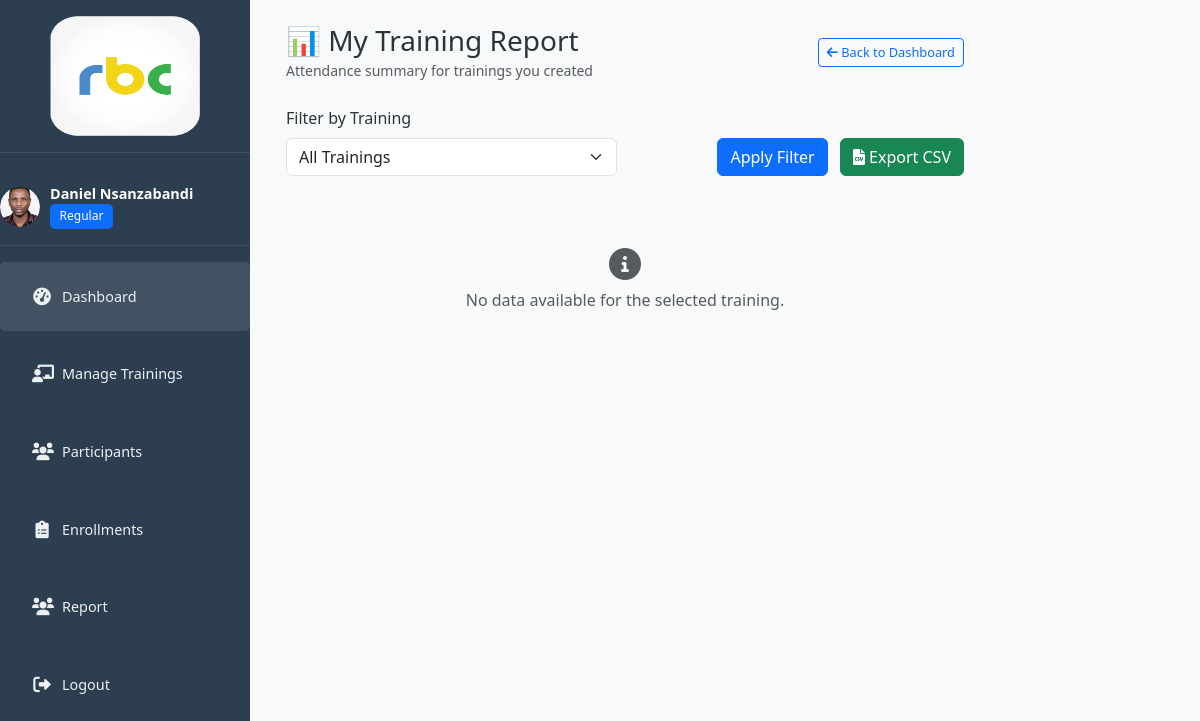
Page /reports/my-training/ (signed in) on the committed database.
### trainings/models.py (models this page shows, shortened)
class Staff(AbstractUser):
    ROLE_CHOICES = (
        ('admin', 'Admin'),
        ('regular', 'Regular'),
        ('supervisor', 'Supervisor'),
    )
    contact_number = models.CharField(max_length=20, blank=True)
    position = models.CharField(max_length=100, blank=True)
    department = models.ForeignKey(Department, on_delete=models.SET_NULL, null=True, blank=True)
    role = models.CharField(max_length=50, choices=ROLE_CHOICES, null=True, blank=True)
    profile_picture = models.ImageField(upload_to='profile_pics/', null=True, blank=True)
    active = models.BooleanField(default=False)

### trainings/views.py (the view, shortened to what this page needs)
# urls.py: path('reports/my-training/', views.my_training_report, name='my_training_report'),
@login_required
def my_training_report(request):
    staff = request.user
    if staff.role != 'regular':
        messages.error(request, "Only regular users can view their training report.")
        return redirect('dashboard')
    trainings = Training.objects.filter(created_by=staff)
    selected_training_id = request.GET.get('training')
    enrollments = Enrollment.objects.filter(training__in=trainings)
    if selected_training_id:
        enrollments = enrollments.filter(training_id=selected_training_id)
    return render(request, 'trainings/my_training_report.html', {
        'trainings': trainings,
        'enrollments': enrollments,
        'selected_training_id': selected_training_id,
        'staff': staff,
    })

### trainings/templates/trainings/my_training_report.html (shortened to what this page needs)
{% extends 'base.html' %}
{% block content %}
<div class="d-flex">
  {% include 'trainings/sidebar.html' %}
  <div class="main-content px-4 pt-4 w-100">
    <div class="row align-items-center mb-4">
      <div class="col-md-6">
        <h3 class="mb-0">📊 My Training Report</h3>
        <small class="text-muted">Attendance summary for trainings you created</small>
      </div>
      <div class="col-md-6 text-end">
        <a href="{% url 'dashboard' %}" class="btn btn-outline-primary btn-sm">
          <i class="fas fa-arrow-left"></i> Back to Dashboard
        </a>
      </div>
    </div>
    <form method="get" class="row g-3 mb-4 align-items-end">
      <div class="col-md-6">
        <label for="training" class="form-label">Filter by Training</label>
        <select name="training" id="training" class="form-select">
          <option value="">All Trainings</option>
        </select>
      </div>
      <div class="col-md-6 text-end">
        <button type="submit" class="btn btn-primary me-2">Apply Filter</button>
        <button type="submit" name="export" value="csv" class="btn btn-success">
          <i class="fas fa-file-csv"></i> Export CSV
        </button>
      </div>
    </form>
    {% if enrollments %}
      <div class="table-responsive">
        <table class="table table-bordered table-hover table-sm">
          <thead class="table-light">
            <tr>
              <th>#</th>
              <th>Participant</th>
              <th>Email</th>
              <th>Training</th>
              <th>Start Date</th>
              <th>End Date</th>
              <th>Attendance</th>
            </tr>
          </thead>
          <tbody>
            {% for e in enrollments %}
            <tr>
              <td>{{ forloop.counter }}</td>
              <td>{{ e.participant.full_name }}</td>
              <td>{{ e.participant.email }}</td>
              <td>{{ e.training.title }}</td>
              <td>{{ e.training.start_date }}</td>
              <td>{{ e.training.end_date }}</td>
              <td>
                <span class="badge
                  {% if e.attendance_status == 'attended' %}bg-success
                  {% elif e.attendance_status == 'absent' %}bg-danger
                  {% else %}bg-secondary{% endif %}">
                  {{ e.attendance_status|title }}
                </span>
              </td>
            </tr>
            {% endfor %}
          </tbody>
        </table>
      </div>
    {% else %}
      <div class="text-center py-5 text-muted">
        <i class="fas fa-info-circle fa-2x mb-2"></i>
        <p>No data available for the selected training.</p>
      </div>
    {% endif %}
  </div>
</div>
{% endblock %}

### trainings/templates/trainings/sidebar.html (shortened to what this page needs)
{% load static %}
<div class="sidebar">
  <div class="logo">
    <img src="{% static 'img/logo1.png' %}" alt="Logo" width="150" height="120">
  </div>
  <div class="user-info">
    <div class="avatar">
      {% if staff.profile_picture %}
        <img src="{{ staff.profile_picture.url }}" alt="User avatar" class="rounded-circle" width="50" height="50">
      {% else %}
        <img src="https://via.placeholder.com/50" alt="User avatar" class="rounded-circle" width="50" height="50">
      {% endif %}
    </div>
    <div class="user-details">
      <h5>{{ staff.get_full_name }}</h5>
      <span class="badge bg-primary">{{ staff.role|title }}</span>
    </div>
  </div>
  <div class="menu">
    <ul>
      <li class="active">
        <a href="{% url 'dashboard' %}">
          <i class="fas fa-tachometer-alt"></i>
          <span>Dashboard</span>
        </a>
      </li>
      {% if staff.role == 'admin' %}
      <li>
        <a href="{% url 'training_list' %}">
          <i class="fas fa-chalkboard-teacher"></i>
          <span>Manage Trainings</span>
        </a>
      </li>
        <li>
          <a href="{% url 'participant_list' %}">
            <i class="fas fa-users"></i>
            <span>Manage Participants</span>
          </a>
        </li>
        <li>
          <a href="{% url 'staff_list' %}">
            <i class="fas fa-user-tie"></i>
            <span>Manage Staff</span>
          </a>
        </li>
        <li>
          <a href="{% url 'department_list' %}">
            <i class="fas fa-building"></i>
            <span>Manage Departments</span>
          </a>
        </li>
        <li>
          <a href="{% url 'enrollment_list' %}">
            <i class="fas fa-clipboard-list"></i>
            <span>Manage Enrollments</span>
          </a>
        </li>
        <li>
          <a href="{% url 'attendee_report' %}">
            <i class="fas fa-file-alt"></i>
            <span>Attendee Report</span>
          </a>
        </li>
      {% elif staff.role == 'regular' %}
        <li>
          <a href="{% url 'training_list' %}">
            <i class="fas fa-chalkboard-teacher"></i>
            <span>Manage Trainings</span>
          </a>
        </li>
        <li>
          <a href="{% url 'participant_list' %}">
            <i class="fas fa-users"></i>
            <span>Participants</span>
          </a>
        </li>
        <li>
          <a href="{% url 'enrollment_list' %}">
            <i class="fas fa-clipboard-list"></i>
            <span>Enrollments</span>
          </a>
        </li>
        <li>
          <a href="{% url 'my_training_report' %}">
            <i class="fas fa-users"></i>
            <span>Report</span>
          </a>
        </li>
      {% endif %}
      <li>
        <a href="{% url 'logout' %}">
          <i class="fas fa-sign-out-alt"></i>
          <span>Logout</span>
        </a>
      </li>
    </ul>
  </div>
</div>

### trainings/static/css/main_admin.css (style rules this page uses)
:root { --primary-color: #6c5ce7; --secondary-color: #00b894; --danger-color: #ff7675; --warning-color: #fdcb6e; --text-color: #2d3436; --light-text: #636e72; --bg-color: #f5f6fa; --card-bg: #ffffff; --sidebar-bg: #2c3e50; --sidebar-text: #ecf0f1; }
body { background-color: var(--bg-color); color: var(--text-color); font-family: 'Segoe UI', Tahoma, Geneva, Verdana, sans-serif; margin: 0; padding: 0; }
.sidebar { width: 250px; min-height: 100vh; background-color: #2c3e50; color: #fff; position: sticky; top: 0; }
.logo { padding: 1rem 0; border-bottom: 1px solid rgba(255,255,255,0.1); margin-bottom: 1rem; text-align: center; }
.user-info { display: flex; align-items: center; padding: 1rem 0; border-bottom: 1px solid rgba(255,255,255,0.1); margin-bottom: 1rem; }
.avatar { width: 40px; height: 40px; border-radius: 50%; overflow: hidden; margin-right: 10px; }
.avatar img { width: 100%; height: 100%; object-fit: cover; }
.user-details h5 { margin: 0; font-size: 0.9rem; font-weight: 600; }
.menu ul { list-style: none; padding: 0; margin: 0; }
.menu li { margin-bottom: 0.5rem; border-radius: 5px; transition: all 0.3s; }
.menu li.active, .menu li:hover { background-color: rgba(255,255,255,0.1); }
.menu li a, .menu li { display: flex; align-items: center; padding: 0.75rem 1rem; color: var(--sidebar-text); text-decoration: none; font-size: 0.9rem; }
.menu li i { margin-right: 10px; font-size: 1.1rem; width: 20px; text-align: center; }
.main-content { flex: 1; margin-left: 250px; padding: 1rem; }
.badge { padding: 0.4rem 0.6rem; font-size: 0.75rem; font-weight: 500; border-radius: 5px; }
.btn-sm { padding: 0.25rem 0.5rem; border-radius: 4px; font-size: 0.8rem; }
html, body { height: 100%; margin: 0; padding: 0; scroll-behavior: smooth; overflow-x: hidden; }
body { display: flex; flex-direction: column; }
.sidebar { position: fixed; left: 0; top: 0; height: 100vh; overflow-y: auto; z-index: 100; }
.main-content { margin-left: 250px; flex: 1; min-height: 100vh; padding: 1rem; overflow-y: auto; position: relative; top: 0; }
.main-content { padding-top: 20px; width: calc(100% - 250px); box-sizing: border-box; }
.top-nav, h1, h2, h3, h4 { margin-top: 0; padding-top: 0; }

### rows in the picture
Staff: profile_picture (picture), get_full_name "Daniel Nsanzabandi", role "Regular"
